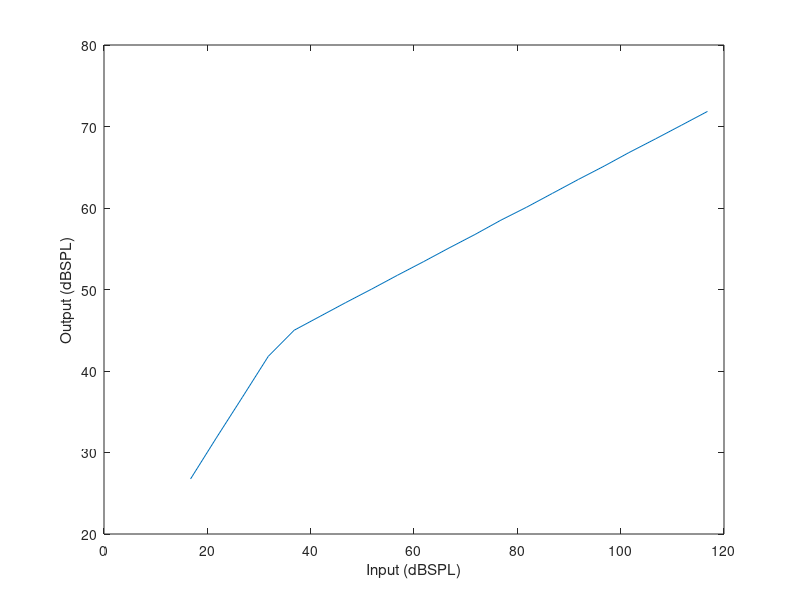

This chart was generated by the following MATLAB code:
clc;
close all;

%% Dynamic Range compression stuff

input = [16.75 21.75 26.8 31.8 36.8 41.8 46.8 51.8 56.8 61.8 66.8 71.8 76.8 81.8 86.8 91.8 96.8 101.6 106.8 111.8 116.8];
output = [26.75 31.8 36.8 41.8 45 46.7 48.4 50.05 51.75 53.4 55.1 56.75 58.5 60.1 61.8 63.5 65.14 66.8 68.5 70.17 71.85];


figure;
plot(input, output);
xlabel('Input (dBSPL)');
ylabel('Output (dBSPL)');